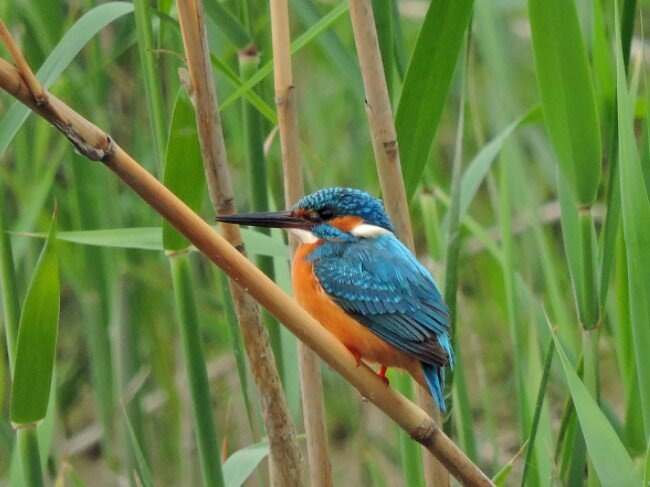
#> input picture HomeWork/dz60/460.jpg, 650 x 487 px
$ jupyter execute dz_60.ipynb
#> lines starting #> are read from the running program, lines starting #| are printed output that depends on the picture
1. Завантажте зображення та застосуйте до нього фільтр Собеля для виділення вертикальних та горизонтальних границь. Відобразіть результат.
2. Реалізуйте фільтр Canny для виділення границь на зображенні. Візьміть зображення з попереднього завдання. Відобразіть результат
3. Застосуйте фільтр Робертса для виділення границь на зображенні. Візьміть зображення з попереднього завдання. Відобразіть результат.
4. Порівняйте результати фільтрів Собеля, Кенні та Робертса для виділення границь на зображенні. Обгрунтуйте висновки.

[cell 1]
import cv2
import numpy as np

Завантажте зображення та застосуйте до нього фільтр Собеля для виділення вертикальних та горизонтальних границь. Відобразіть результат.

[cell 2]
img = cv2.imread('460.jpg')
#> img is the input picture: shape (487, 650, 3); mean B, G, R 70.4, 130.9, 105.9
gray = cv2.cvtColor(img, cv2.COLOR_BGR2GRAY)
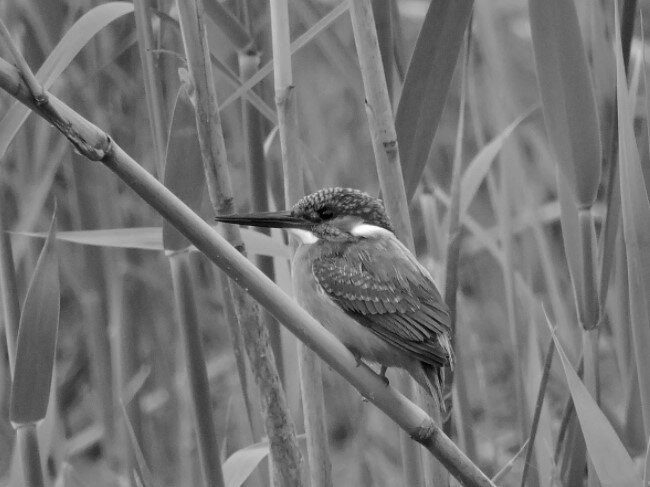
#> gray: shape (487, 650); min 0, max 255, mean 116.6
kernel_x = np.array([[-1, 0, 1], [-2, 0, 2], [-1, 0, 1]])
kernel_y = np.array([[-1, -2, -1], [0, 0, 0], [1, 2, 1]])
edges_x = cv2.filter2D(gray, -1, kernel_x)
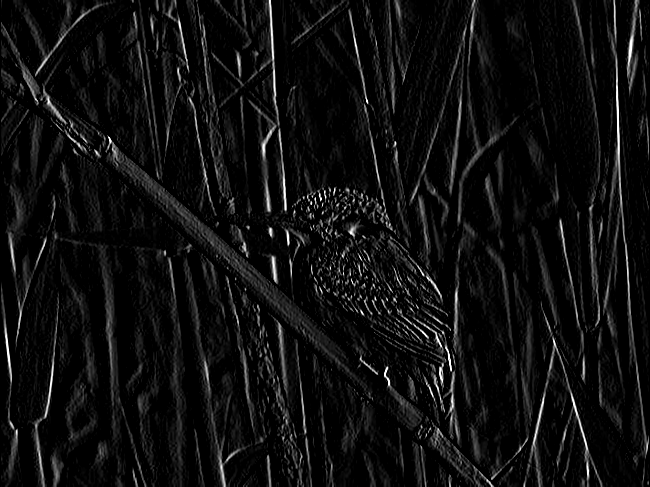
#> edges_x: shape (487, 650); min 0, max 255, mean 15.3
edges_y = cv2.filter2D(gray, -1, kernel_y)
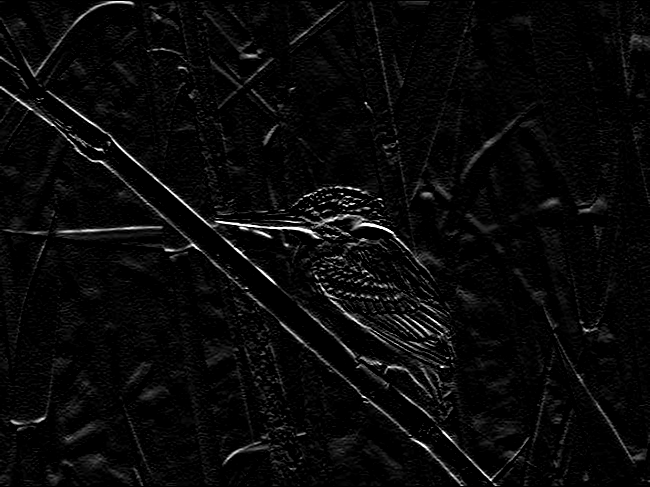
#> edges_y: shape (487, 650); min 0, max 255, mean 9.4
sobel = edges_x + edges_y
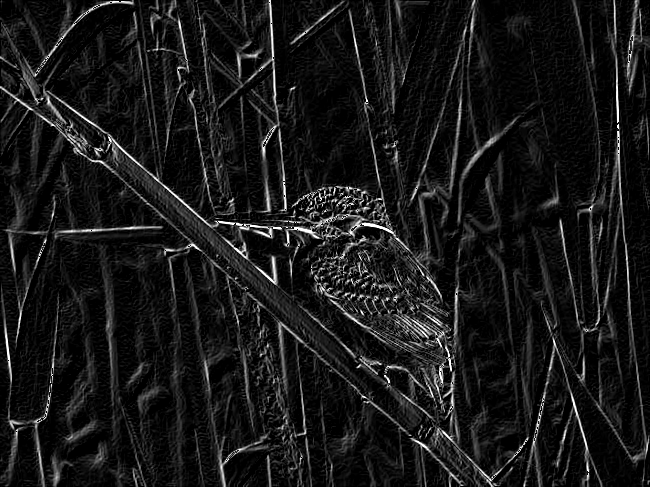
#> sobel: shape (487, 650); min 0, max 255, mean 24.2
cv2.imshow('Original images', img)
cv2.imshow('SOBEL', sobel)
cv2.waitKey(0)
cv2.destroyAllWindows()

Реалізуйте фільтр Canny для виділення границь на зображенні. Візьміть зображення з попереднього завдання. Відобразіть результат

[cell 3]
gray = cv2.cvtColor(img, cv2.COLOR_BGR2GRAY)
canny = cv2.Canny(gray, 50, 150)
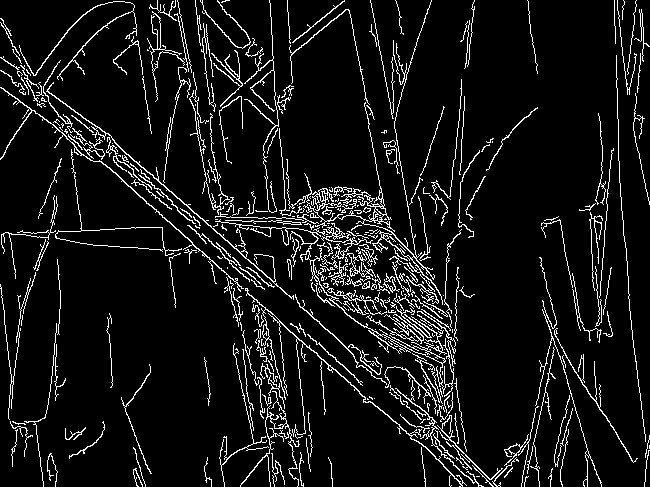
#> canny: shape (487, 650); 8.1% white in thin lines or dots
cv2.imshow('Original images', img)
cv2.imshow('CANNY', canny)
cv2.waitKey(0)
cv2.destroyAllWindows()

Застосуйте фільтр Робертса для виділення границь на зображенні. Візьміть зображення з попереднього завдання. Відобразіть результат.

[cell 4]
gray = cv2.imread('460.jpg', cv2.IMREAD_GRAYSCALE)
#> gray: shape (487, 650); min 0, max 255, mean 116.6

kernel_x = np.array([[1, 0], [0, -1]], dtype=np.float32)
kernel_y = np.array([[0, 1], [-1, 0]], dtype=np.float32)
roberts_x = cv2.filter2D(gray, -1, kernel_x)
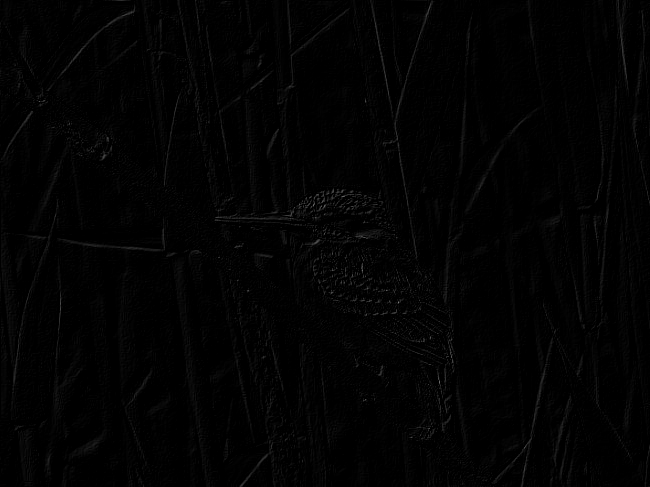
#> roberts_x: shape (487, 650); min 0, max 124, mean 2.6
roberts_y = cv2.filter2D(gray, -1, kernel_y)
roberts_edges = cv2.bitwise_or(roberts_x, roberts_y)

cv2.imshow('Original Image', img)
cv2.imshow('Roberts Edges', roberts_edges)
cv2.waitKey(0)
cv2.destroyAllWindows()

$ run again, with HomeWork/dz60/Filarmoniya.jpg copied over HomeWork/dz60/460.jpg
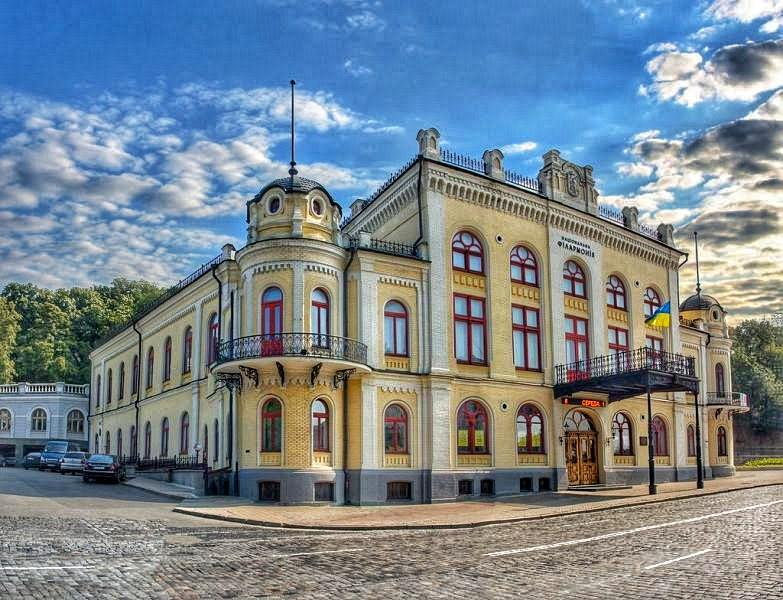
#> input picture HomeWork/dz60/Filarmoniya.jpg, 783 x 600 px
#> img is the input picture: shape (600, 783, 3); mean B, G, R 144.2, 134.4, 120.8
#> `canny = cv2.Canny(gray, 50, 150)`:
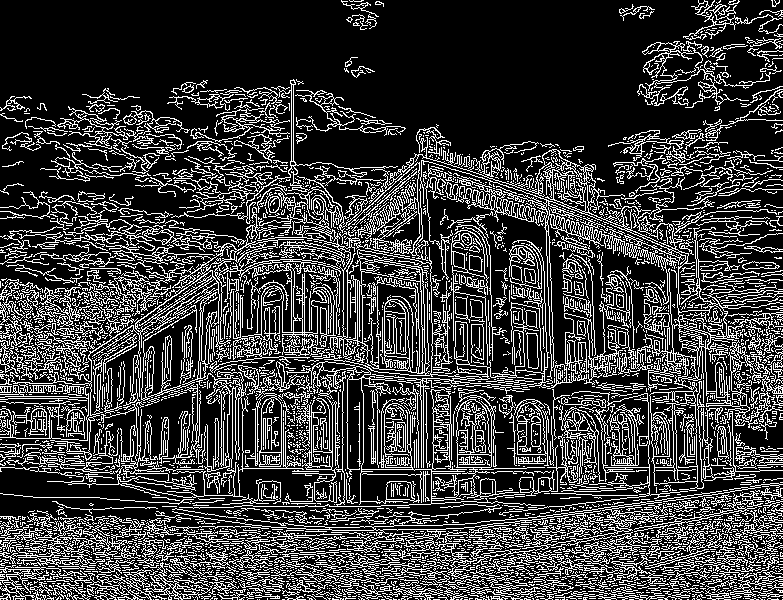
#> canny: shape (600, 783); 23.9% white in thin lines or dots
#> `roberts_edges = cv2.bitwise_or(roberts_x, roberts_y)`:
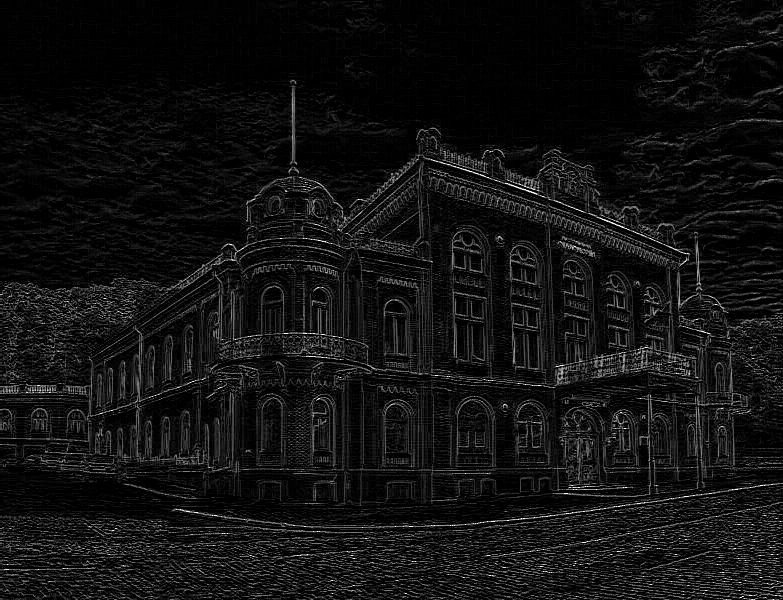
#> roberts_edges: shape (600, 783); min 0, max 255, mean 17.4
